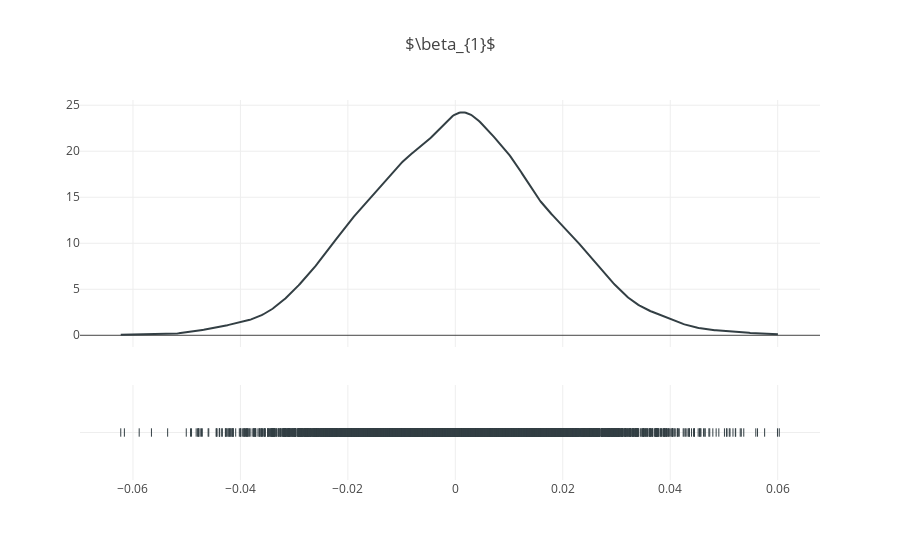

The notebook cell this image was saved under:
### Code cell
hist_data = [b[:,1]]

group_labels = ['Draws']
colors = ['#333F44'] #, '#37AA9C']

# Create distplot
fig = ff.create_distplot(hist_data, group_labels, show_hist=False, colors=colors)

# Add title & plot
fig['layout'].update(title='$\\beta_{1}$', 
#                      yaxis = dict(domain = [0.28, 1]),
                     legend=dict(traceorder='normal'), 
                     showlegend=False)
iplot(fig, show_link=False)

### Figure 1 — Plotly figure (JSON) as saved in the notebook; plotly's stock layout.template omitted (floating-point values rounded to 4 significant figures; data arrays with more than 128 entries replaced by an {"elided": "..."} marker saying what was removed)
{"data": [{"legendgroup": "Draws", "marker": {"color": "#333F44"}, "mode": "lines", "name": "Draws", "showlegend": true, "type": "scatter", "uid": "3584e59c-a2c7-11e8-a643-00266c69923a", "x": {"elided": "500 float values"}, "xaxis": "x", "y": {"elided": "500 float values"}, "yaxis": "y"}, {"legendgroup": "Draws", "marker": {"color": "#333F44", "symbol": "line-ns-open"}, "mode": "markers", "name": "Draws", "showlegend": false, "type": "scatter", "uid": "3584e59d-a2c7-11e8-ac5c-00266c69923a", "x": {"elided": "5000 float values"}, "xaxis": "x", "y": {"elided": "5000 str values"}, "yaxis": "y2"}], "layout": {"barmode": "overlay", "hovermode": "closest", "legend": {"traceorder": "normal"}, "showlegend": false, "title": "$\\beta_{1}$", "xaxis": {"anchor": "y2", "domain": [0, 1], "zeroline": false}, "yaxis": {"anchor": "free", "domain": [0.35, 1], "position": 0}, "yaxis2": {"anchor": "x", "domain": [0, 0.25], "dtick": 1, "showticklabels": false}}}
